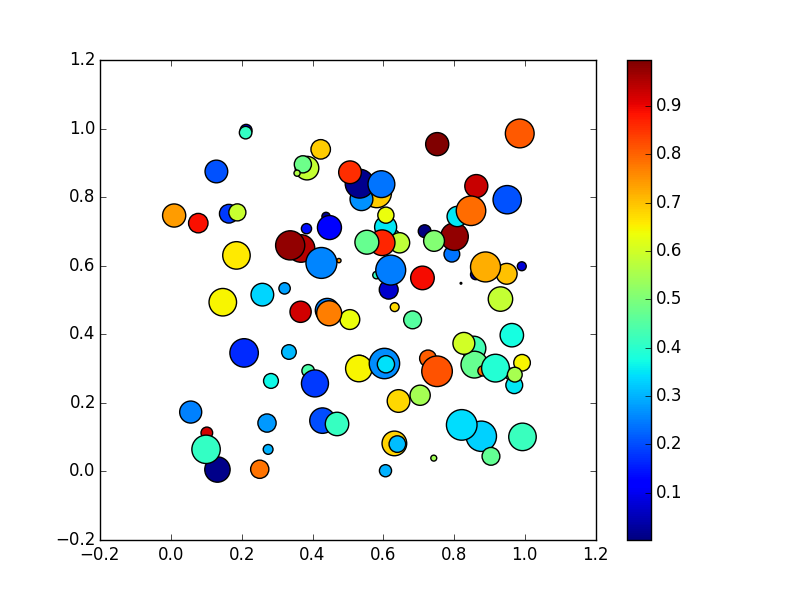

Write Python code to recreate this figure.
import numpy as np
import matplotlib.pyplot as plt

# Replace '1234' in the bracket with your numeric ID
np.random.seed(1304038)

n = 100
x = np.random.random(n)
y = np.random.random(n)
c = np.random.random(n)  # color of points
s = 500 * np.random.random(n)  # size of points

fig, ax = plt.subplots()
im = ax.scatter(x, y, c=c, s=s, cmap=plt.cm.jet)

# Add a colorbar
fig.colorbar(im, ax=ax)

# save the figure
plt.savefig('plot_rnd.png')
plt.show()